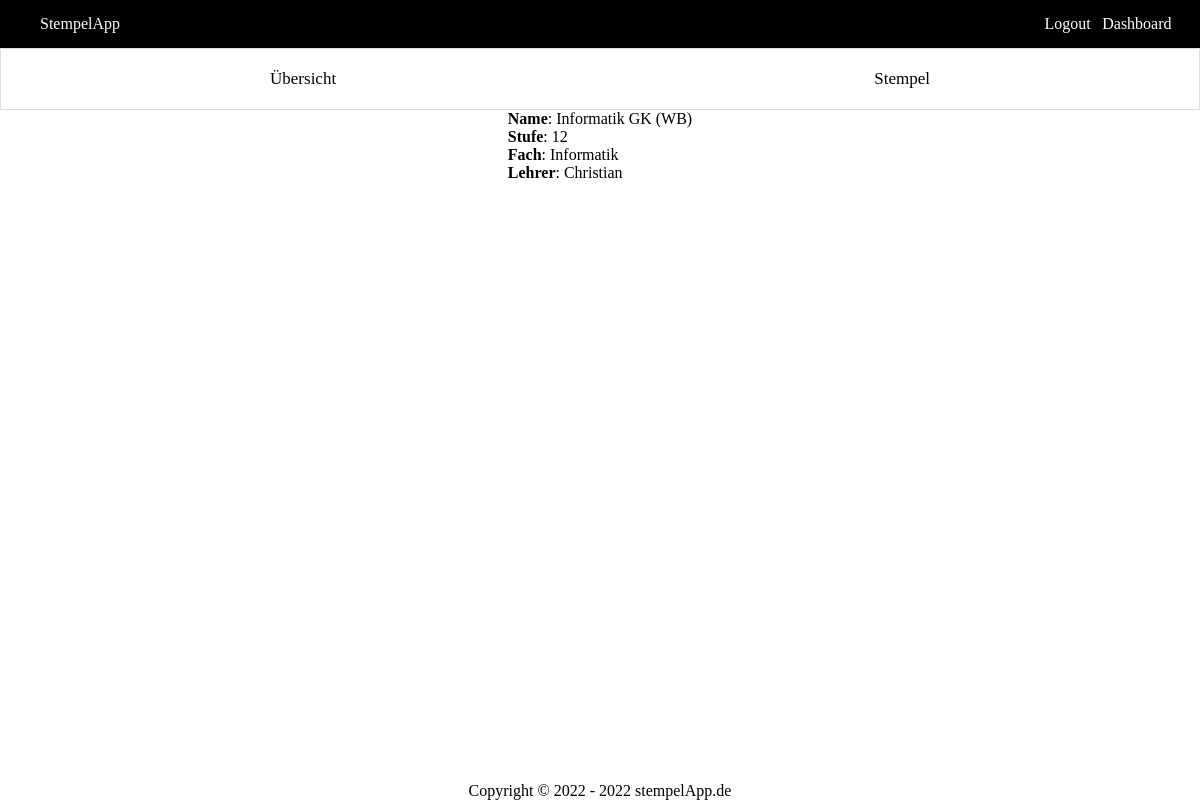
Page /website/dashboard/course/entity.php?id=3 (signed in) on the committed database.
### tables this page shows
CREATE TABLE Kurs (Id INTEGER PRIMARY KEY NOT NULL, Name STRING NOT NULL, Stufe STRING NOT NULL, Fach STRING NOT NULL, Lehrer INTEGER REFERENCES Nutzer (Id) NOT NULL);

CREATE TABLE Nutzer (Id INTEGER PRIMARY KEY AUTOINCREMENT UNIQUE, Name STRING NOT NULL UNIQUE, Passwort STRING NOT NULL, Rolle INTEGER NOT NULL, Freigeschaltet BOOLEAN);

### website/stempelAppManager.php (called while the page is built, shortened)
<?php
$db = new PDO('sqlite:' . dirname(__FILE__) . '/StempelApp.db');
function getUserNameById($id)
{
    global $db;
    $query =
        'SELECT Name
        FROM Nutzer
        WHERE Id = :id';
    $stmt = $db->prepare($query);
    $stmt->bindParam(":id", $id);
    $stmt->execute();
    $user = $stmt->fetch(PDO::FETCH_ASSOC);
    return $user['Name'];
}
function getCourseById($id)
{
    global $db;
    $query =
        'SELECT *
        FROM Kurs k
        WHERE k.Id = :id';
    $stmt = $db->prepare($query);
    $stmt->bindParam(":id", $id);
    $stmt->execute();
    return $stmt->fetch();
}

### website/dashboard/course/entity.php (the view, shortened to what this page needs)
<?php
require_once "../../stempelAppManager.php";
$selectedCourse = getCourseById($_GET['id']);
?>
<!DOCTYPE html>
<html lang="en" dir="ltr">
<head>
    <link rel="stylesheet" href="../../css/dashboard.css">
    <link rel="stylesheet" href="../../css/header.css">
    <link rel="stylesheet" href="../../css/footer.css">
    <link rel="stylesheet" href="../../css/config.css">
</head>
<body>
<?php include '../../header.inc.php'; ?>
<?php include 'buttonlist.inc.php'; ?>
<div class="container flex">
    <div class="table">
        <p><b>Name</b>: <?= $selectedCourse['Name'] ?></p>
        <p><b>Stufe</b>: <?= $selectedCourse['Stufe'] ?></p>
        <p><b>Fach</b>: <?= $selectedCourse['Fach'] ?></p>
        <p><b>Lehrer</b>: <a href="../user/entity.php?id=<?= $selectedCourse['Lehrer'] ?>"><?= getUserNameById($selectedCourse['Lehrer']) ?></a></p>
    </div>
</div>
<?php include '../../footer.inc.php'; ?>
</body>
</html>

### website/css/dashboard.css (style rules this page uses)
a { text-decoration: none; color: black; }
.container { width: 100%; height: 60%; justify-content: space-around; position: absolute; flex-wrap: wrap; align-items: flex-start; }

### website/css/header.css (style rules this page uses)
.flex { display: flex; }

### website/css/config.css (style rules this page uses)
* { margin: 0; padding: 0; border: 0; }
html,body { height: 100%; }

### rows in the picture
kurs: Name "Informatik GK (WB)", Stufe "12", Fach "Informatik", Lehrer.Name "Christian"
